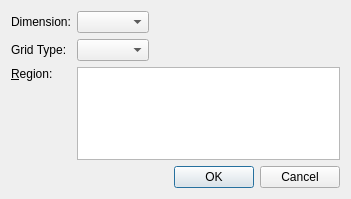
<?xml version="1.0" encoding="UTF-8"?>
<ui version="4.0">
 <class>PostAllZoneSelectingDialog</class>
 <widget class="QDialog" name="PostAllZoneSelectingDialog">
  <property name="geometry">
   <rect>
    <x>0</x>
    <y>0</y>
    <width>351</width>
    <height>199</height>
   </rect>
  </property>
  <property name="windowTitle">
   <string>Dialog</string>
  </property>
  <layout class="QVBoxLayout" name="verticalLayout_2">
   <item>
    <layout class="QGridLayout" name="gridLayout">
     <item row="0" column="0">
      <widget class="QLabel" name="dimensionLabel">
       <property name="text">
        <string>Dimension:</string>
       </property>
      </widget>
     </item>
     <item row="0" column="1">
      <layout class="QHBoxLayout" name="horizontalLayout_2">
       <item>
        <widget class="QComboBox" name="dimensionComboBox"/>
       </item>
       <item>
        <spacer name="horizontalSpacer_2">
         <property name="orientation">
          <enum>Qt::Horizontal</enum>
         </property>
         <property name="sizeHint" stdset="0">
          <size>
           <width>40</width>
           <height>1</height>
          </size>
         </property>
        </spacer>
       </item>
      </layout>
     </item>
     <item row="1" column="0">
      <widget class="QLabel" name="gridTypeLabel">
       <property name="text">
        <string>Grid Type:</string>
       </property>
      </widget>
     </item>
     <item row="1" column="1">
      <layout class="QHBoxLayout" name="horizontalLayout">
       <item>
        <widget class="QComboBox" name="gridTypeComboBox"/>
       </item>
       <item>
        <spacer name="horizontalSpacer">
         <property name="orientation">
          <enum>Qt::Horizontal</enum>
         </property>
         <property name="sizeHint" stdset="0">
          <size>
           <width>40</width>
           <height>1</height>
          </size>
         </property>
        </spacer>
       </item>
      </layout>
     </item>
     <item row="2" column="0">
      <layout class="QVBoxLayout" name="verticalLayout">
       <item>
        <widget class="QLabel" name="zoneLabel">
         <property name="text">
          <string>&amp;Region:</string>
         </property>
         <property name="buddy">
          <cstring>zoneList</cstring>
         </property>
        </widget>
       </item>
       <item>
        <spacer name="verticalSpacer">
         <property name="orientation">
          <enum>Qt::Vertical</enum>
         </property>
         <property name="sizeHint" stdset="0">
          <size>
           <width>20</width>
           <height>40</height>
          </size>
         </property>
        </spacer>
       </item>
      </layout>
     </item>
     <item row="2" column="1">
      <widget class="QListWidget" name="zoneList"/>
     </item>
    </layout>
   </item>
   <item>
    <widget class="QDialogButtonBox" name="buttonBox">
     <property name="orientation">
      <enum>Qt::Horizontal</enum>
     </property>
     <property name="standardButtons">
      <set>QDialogButtonBox::Cancel|QDialogButtonBox::Ok</set>
     </property>
    </widget>
   </item>
  </layout>
 </widget>
 <resources/>
 <connections>
  <connection>
   <sender>buttonBox</sender>
   <signal>accepted()</signal>
   <receiver>PostAllZoneSelectingDialog</receiver>
   <slot>accept()</slot>
   <hints>
    <hint type="sourcelabel">
     <x>248</x>
     <y>254</y>
    </hint>
    <hint type="destinationlabel">
     <x>157</x>
     <y>274</y>
    </hint>
   </hints>
  </connection>
  <connection>
   <sender>buttonBox</sender>
   <signal>rejected()</signal>
   <receiver>PostAllZoneSelectingDialog</receiver>
   <slot>reject()</slot>
   <hints>
    <hint type="sourcelabel">
     <x>316</x>
     <y>260</y>
    </hint>
    <hint type="destinationlabel">
     <x>286</x>
     <y>274</y>
    </hint>
   </hints>
  </connection>
 </connections>
</ui>
